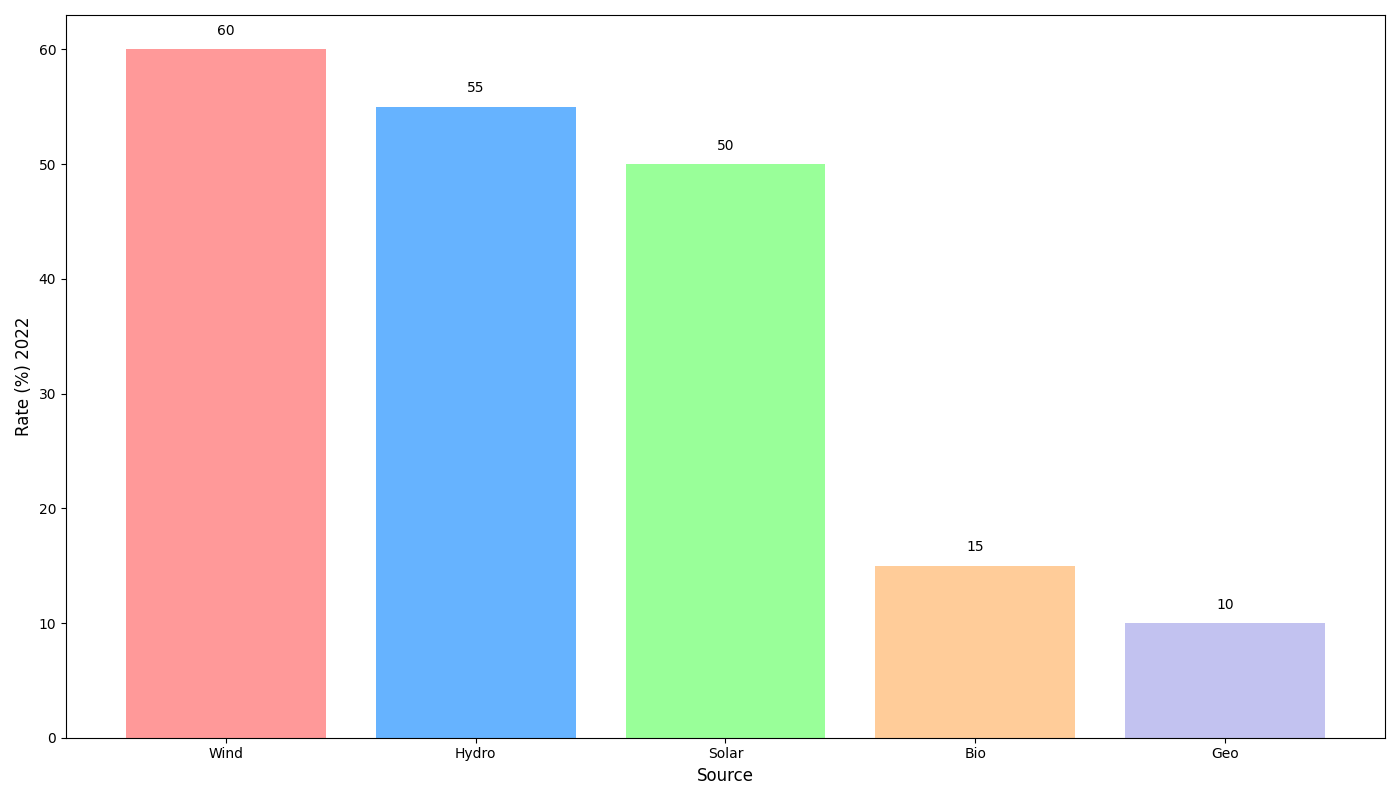

Recreate this plot in Python.
import matplotlib.pyplot as plt
import numpy as np

years = ['2012', '2014', '2016', '2018', '2020', '2022']
energy_sources = ['Solar', 'Wind', 'Hydro', 'Geo', 'Bio']

adoption_data = np.array([
    [5, 10, 30, 5, 3],
    [10, 15, 35, 6, 5],
    [20, 30, 40, 7, 7],
    [30, 40, 45, 8, 10],
    [40, 50, 50, 9, 12],
    [50, 60, 55, 10, 15]
])

latest_year_adoption = adoption_data[-1]
sorted_indices = np.argsort(latest_year_adoption)[::-1]
sorted_sources = [energy_sources[i] for i in sorted_indices]
sorted_data = adoption_data[:, sorted_indices]

fig, ax = plt.subplots(figsize=(14, 8))
bar_positions = np.arange(len(sorted_sources))
# New color set applied
ax.bar(bar_positions, sorted_data[-1], color=['#ff9999', '#66b3ff', '#99ff99', '#ffcc99', '#c2c2f0'])

ax.set_xlabel('Source', fontsize=12)
ax.set_ylabel('Rate (%) ' + years[-1], fontsize=12)

ax.set_xticks(bar_positions)
ax.set_xticklabels(sorted_sources)

for i in range(len(sorted_sources)):
    ax.text(bar_positions[i], sorted_data[-1, i] + 1, str(sorted_data[-1, i]), ha='center', va='bottom')

plt.tight_layout()
plt.show()
